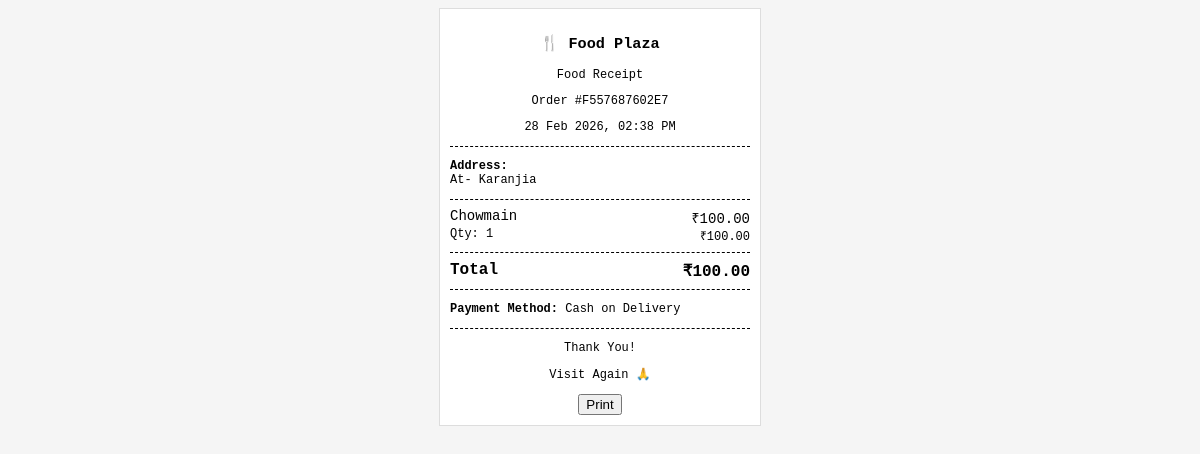
The page /api/admin/invoice/F557687602E7/ on the database its author committed.
### foodordering/models.py (models this page shows, shortened)
class OrderAddress(models.Model):
    user = models.ForeignKey(User, on_delete=models.CASCADE)
    order_number = models.CharField(max_length=128, null=True)
    address = models.TextField()
    order_time = models.DateTimeField(auto_now_add=True)
    order_final_status = models.CharField(max_length=200, null=True)

class Food(models.Model):
    category = models.ForeignKey(Category, on_delete=models.CASCADE)
    item_name = models.CharField(max_length = 50)
    item_price = models.DecimalField(max_digits=10, decimal_places=2)
    item_description = models.TextField(max_length = 500, null=True, blank=True)
    image = CloudinaryField('image', blank=True, null=True)
    item_quantity = models.CharField(max_length=50)
    is_available = models.BooleanField(default = True)
    created_at = models.DateTimeField(auto_now_add=True)
    updated_at = models.DateTimeField(auto_now=True)

class PaymentDetail(models.Model):
    PAYMENT_CHOICES = [
        ("cod", "Cash on Delivery"),
        ("online", "Online Payment")
    ]
    user = models.ForeignKey(User, on_delete=models.CASCADE)
    order_number = models.CharField(max_length = 100, null=True)
    payment_mode = models.CharField(max_length = 30, choices=PAYMENT_CHOICES)
    card_number = models.CharField(max_length = 50, null=True, blank=True)
    expiry_date = models.CharField(max_length = 20, null=True, blank=True)
    cvv = models.CharField(max_length = 5, null=True, blank=True)
    payment_date = models.DateTimeField(auto_now_add=True)

### foodordering/views.py (the view)
# urls.py: path('admin/invoice/<str:order_number>/', admin_invoice),
def admin_invoice(request, order_number):
    orders = Order.objects.filter(
        order_number=order_number,
        is_order_placed=True
    ).select_related('food')
    address = OrderAddress.objects.get(order_number=order_number)
    payment = PaymentDetail.objects.filter(order_number=order_number).first()
    grand_total = 0
    order_data = []
    for order in orders:
        total_price = order.food.item_price * order.quantity
        grand_total += total_price
        order_data.append({
            'food': order.food,
            'quantity': order.quantity,
            'total_price': total_price,
        })
    context = {
        'order_number': order_number,
        'order_data': order_data,
        'address': address,
        'grand_total': grand_total,
        'payment': payment,
    }
    return render(request, 'admin_invoice.html', context)

### foodordering/templates/admin_invoice.html (shortened to what this page needs)
<!DOCTYPE html>
<html lang="en">
<head>
</head>
<body>
    <div class="receipt">
        <div class="center">
            <h3>🍴 Food Plaza</h3>
            <p class="small">Food Receipt</p>
            <p class="small">Order #{{order_number}}</p>
            <p class="small">{{address.order_time|date:"d M Y, h:i A" }}</p>
        </div>
        <div class="divider"></div>
        <p class="small"><strong>Address:</strong><br>{{address.address}}</p>
        <div class="divider"></div>
        {% for order in order_data %}
        <div class="item">
            <span>{{order.food.item_name}}</span>
            <span>₹{{order.food.item_price}}</span>
        </div>
        <div class="item small">
            <span>Qty: {{order.quantity}}</span>
            <span>₹{{order.total_price}}</span>
        </div>
        <div class="divider"></div>
        {% endfor %}
        <div class="item total">
            <span>Total</span>
            <span>₹{{grand_total}}</span>
        </div>
        <div class="divider"></div>
        <div class="small">
            <p><strong>Payment Method:</strong>
                {% if payment %}
                {{ payment.get_payment_mode_display }}
                {% else %}
                N/A
                {% endif %}
            </p>
        </div>
        <div class="divider"></div>
        <div class="center small">
            <p>Thank You!</p>
            <p>Visit Again 🙏</p>
        </div>
        <div class="center print-btn" style="margin-top:10px;">
            <button onclick="window.print()">Print</button>
        </div>
    </div>
</body>
</html>

### foodordering/templates/admin_invoice.html (style rules this page uses)
body { font-family: monospace; background: #f5f5f5; }
.receipt { width: 300px; margin: auto; background: #fff; padding: 10px; border: 1px solid #ddd; }
.center { text-align: center; }
.divider { border-top: 1px dashed #000; margin: 8px 0; }
.item { display: flex; justify-content: space-between; font-size: 14px; }
.small { font-size: 12px; }
.total { font-size: 16px; font-weight: bold; }

### rows shown on the page
OrderAddress: order_time "28 Feb 2026, 02:38 PM", address "At- Karanjia"
Food: food.item_name "Chowmain", food.item_price "100.00", quantity "1", total_price "100.00"
PaymentDetail: payment_mode "Cash on Delivery"

### other values the page prints
{{ order_number }} "F557687602E7"
{{ grand_total }} "100.00"
